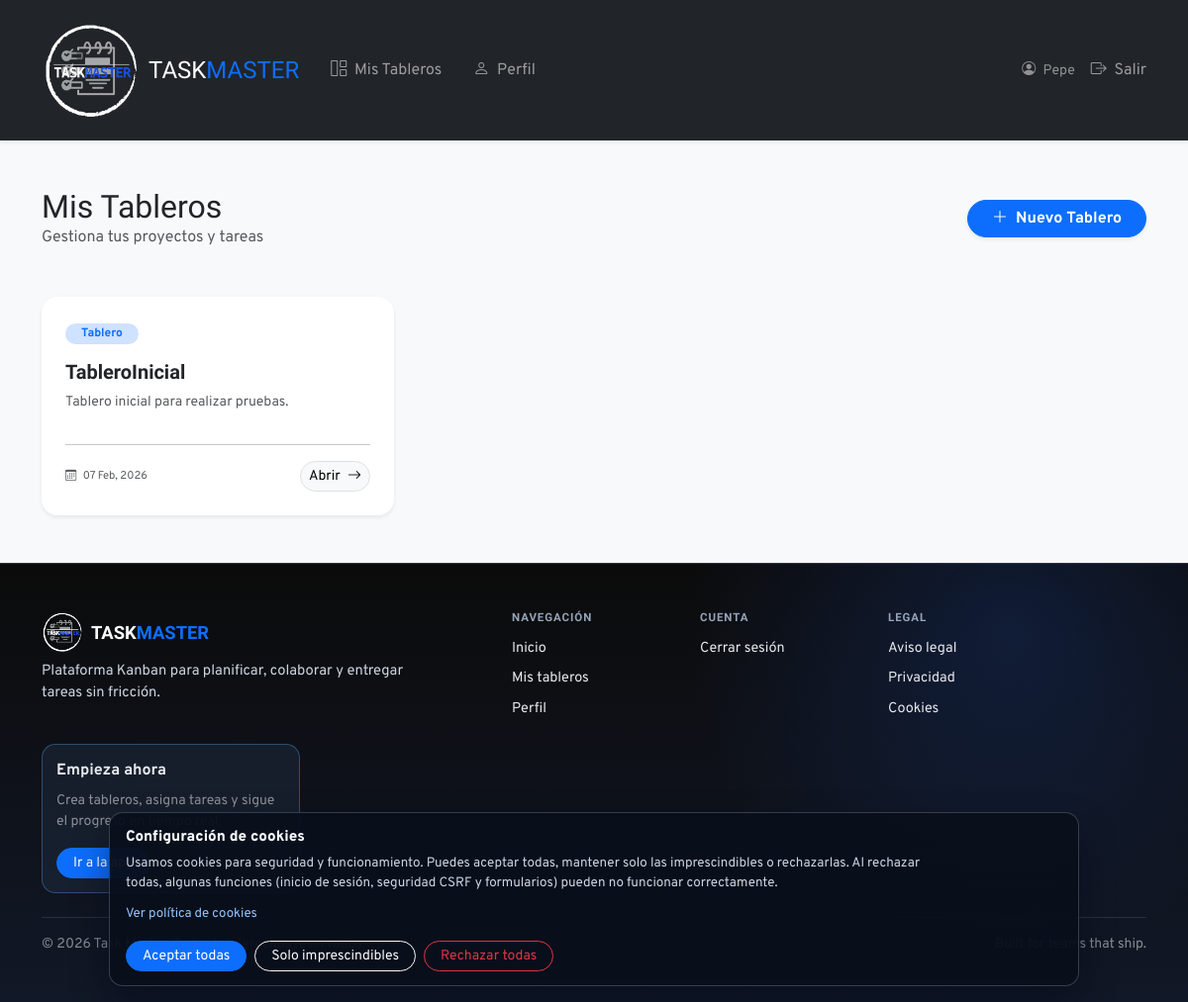
Screenshot of /boards/ (signed in) with the database file from the repository.
### boards/models.py (models this page shows, shortened)
class Board(models.Model):
    title = models.CharField(max_length=100)
    description = models.TextField(blank=True)
    owner = models.ForeignKey(
        User, on_delete=models.CASCADE, related_name="owned_boards"
    )
    created_at = models.DateTimeField(auto_now_add=True)

### boards/views.py (the view)
# urls.py: path("", views.BoardListView.as_view(), name="board_list"),
class BoardListView(LoginRequiredMixin, ListView):
    model = Board
    template_name = "boards/home.html"
    context_object_name = "boards"
    def get_queryset(self):
        return Board.objects.filter(memberships__user=self.request.user).distinct()

### templates/boards/home.html (shortened to what this page needs)
{% extends "layout.html" %}
{% block content %}
<div class="d-flex justify-content-between align-items-center mb-5">
    <div>
        <h2 class="fw-800 mb-0">Mis Tableros</h2>
        <p class="text-muted mb-0">Gestiona tus proyectos y tareas</p>
    </div>
    <a href="{% url 'boards:board_create' %}" class="btn btn-primary rounded-pill px-4 shadow-sm fw-bold">
        <i class="bi bi-plus-lg me-2"></i>Nuevo Tablero
    </a>
</div>
<div class="row row-cols-1 row-cols-md-2 row-cols-lg-3 g-4">
    {% for board in boards %}
    <div class="col">
        <div class="card h-100 shadow-sm border-0 rounded-4 card-hover">
            <div class="card-body p-4 d-flex flex-column">
                <div class="mb-3">
                    <span class="badge bg-primary-subtle text-primary rounded-pill px-3">Tablero</span>
                </div>
                <h5 class="card-title fw-bold text-dark mb-2">{{ board.title }}</h5>
                <p class="card-text text-muted small flex-grow-1">
                    {{ board.description|default:"Sin descripción adicional."|truncatechars:100 }}
                </p>
                <hr class="my-3 opacity-25">
                <div class="d-flex justify-content-between align-items-center">
                    <div class="text-muted extra-small">
                        <i class="bi bi-calendar3 me-1"></i> {{ board.created_at|date:"d M, Y" }}
                    </div>
                    <a href="{% url 'boards:board_detail' board.pk %}" class="btn btn-sm btn-light rounded-pill border" class="btn btn-sm btn-outline-primary rounded-pill px-3">
                        Abrir <i class="bi bi-arrow-right ms-1"></i>
                    </a>
                </div>
            </div>
        </div>
    </div>
    {% endfor %}
</div>
{% endblock %}

### templates/includes/_header.html (shortened to what this page needs)
{% load static %}
<nav class="navbar navbar-expand-lg navbar-dark bg-dark py-3 shadow-sm">
    <div class="container">
        <a class="navbar-brand fw-800 fs-4 d-flex align-items-center gap-2" href="{% url 'home' %}">
            <img src="{% static 'img/taskmaster.png' %}" alt="Task Master" height="100" class="rounded-2">
            <span>TASK<span class="text-primary">MASTER</span></span>
        </a>
        <div class="collapse navbar-collapse" id="navbarNav">
            <ul class="navbar-nav me-auto">
                {% if user.is_authenticated %}
                <li class="nav-item">
                    <a class="nav-link px-3" href="{% url 'boards:board_list' %}">
                        <i class="bi bi-grid-1x2 me-1"></i> Mis Tableros
                    </a>
                </li>
                <li class="nav-item">
                    <a class="nav-link px-3" href="{% url 'boards:profile' %}">
                        <i class="bi bi-person me-1"></i> Perfil
                    </a>
                </li>
                {% endif %}
            </ul>
            <ul class="navbar-nav ms-auto align-items-center gap-2">
                {% if user.is_authenticated %}
                    <li class="nav-item text-white-50 me-2 small">
                        <i class="bi bi-person-circle me-1"></i> {{ user.username }}
                    </li>
                    <li class="nav-item">
                        <form action="{% url 'logout' %}" method="post" class="m-0">
                            <button type="submit" class="btn btn-link nav-link border-0 p-0 text-danger-hover">
                                <i class="bi bi-box-arrow-right me-1"></i> Salir
                            </button>
                        </form>
                    </li>
                {% endif %}
            </ul>
        </div>
    </div>
</nav>

### static/css/style.css (style rules this page uses)
body { font-family: 'Overpass', sans-serif; background-color: #f1f2f4; margin: 0; }
h1, h2, h3, h4, h5, h6, .section-title, .column-title, .navbar-brand { font-family: 'Vercetti', serif; }
button, .btn, input, select, textarea { font-family: 'Overpass', sans-serif; }
.extra-small { font-size: 0.7rem; }
:root { --home-bg-1: #fff7ed; --home-bg-2: #eef6ff; --home-accent: #0f6bdc; --home-accent-dark: #0d4f9f; --home-ink: #0f172a; }

### rows the page displays
Board: title "TableroInicial", description "Tablero inicial para realizar pruebas.", created_at "07 Feb, 2026"

### other values shown
{{ user.username }} "Pepe"
